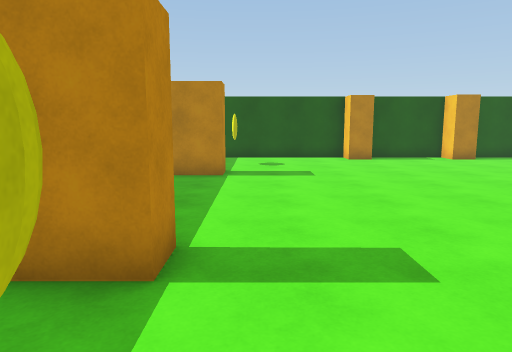
view 1 (above)

14 first-person views from a walk through a scene from a Unity 3-D project. The camera is 1.5 m above the floor, tilts 8° down and sees 70° across. The floor is counted in squares, 1 m on a side. Each view is taken from the middle of a square. On the plan, view 1 faces up. The plan holds only what a view shows up to about 16 squares ahead; the rest is blank. The player is left out.

view 2
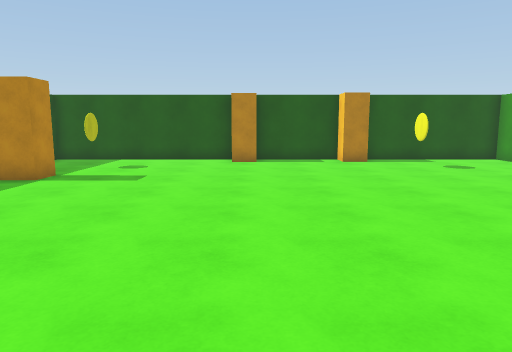

view 3
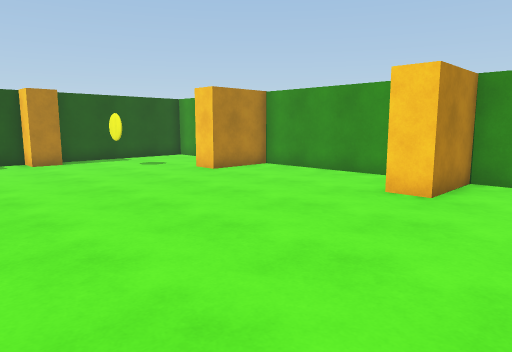

view 4
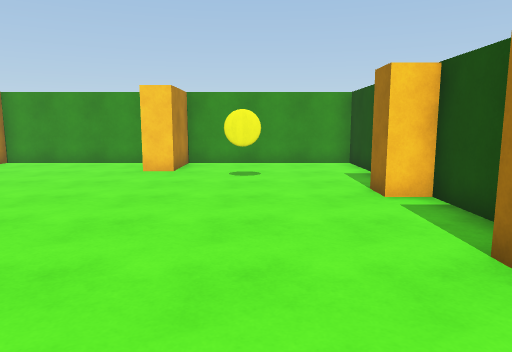

view 5
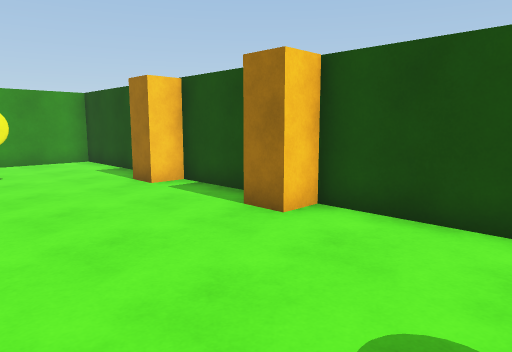

view 6
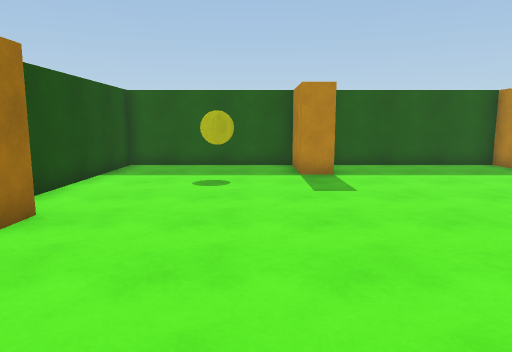

view 7
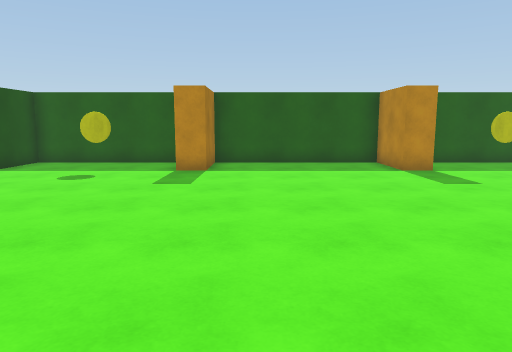

view 8
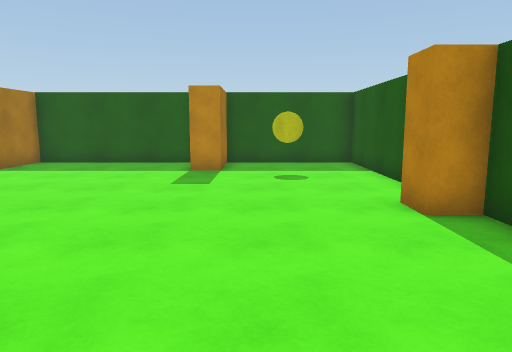

view 9
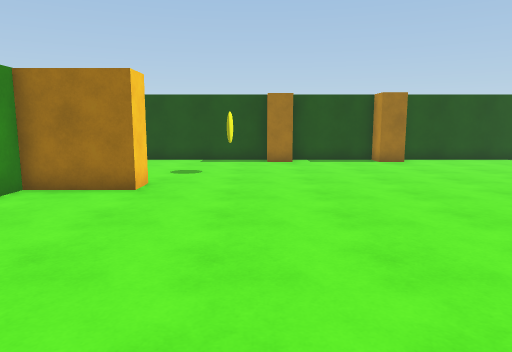

view 10
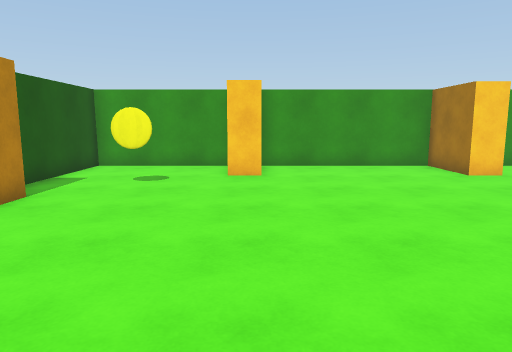

view 11
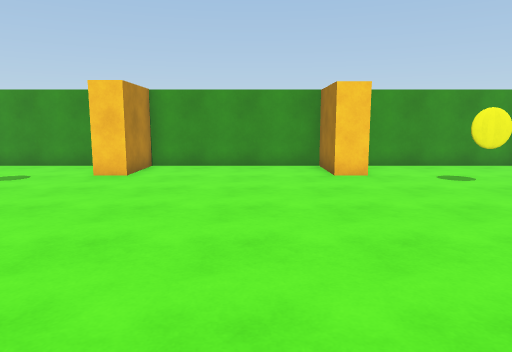

view 12
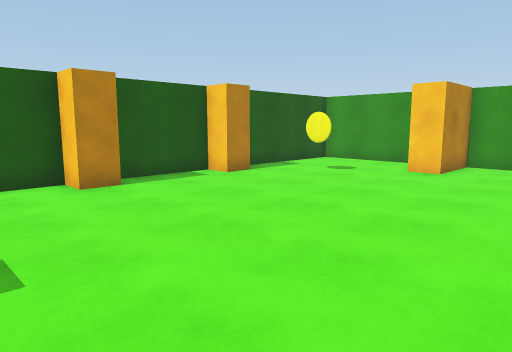

view 13
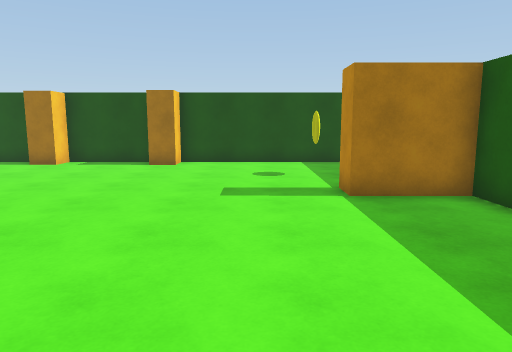

view 14
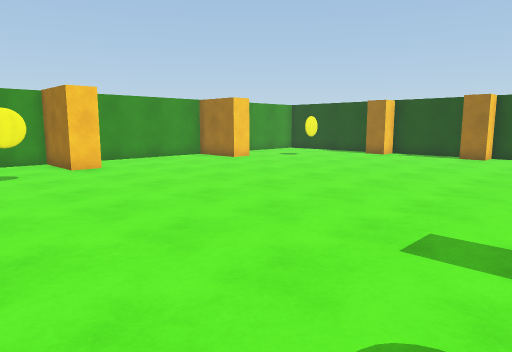

### Floor plan
Points are (right, up) in squares from view 1. A wall is a line through its corners. A room is listed if a view was taken in it or the views show most of it. See-through windows are left out.
Room 1 (views 1, 2, 3, 4, 5, 6, 7, 8, 9, 10, 11, 12, 13, 14)
walls: (12.8, 4.7) (15.4, 4.7) (15.4, 10.8) (12.8, 10.8) (12.8, 11.8) (15.4, 11.8) (15.4, 16.8) (-3.6, 16.8) (-3.6, 11.8) (-1, 11.8) (-1, 10.8) (-3.6, 10.8) (-3.6, 4.4) (-1, 4.4) (-1, 3.4) (-3.6, 3.4) (-3.6, -2.7) (15.4, -2.7) (15.4, 3.7) (12.8, 3.7) (12.8, 4.7); (10.7, 1.2) (10.7, 1.7); (10.8, 0.8) (10.7, 1.3)
objects: block (4, -2) to (5, -2); block (4, 16) to (5, 16); block (9, -2); block (9, 16)

Positions as (right, up) in squares from view 1, and headings:
1: (0, 0), facing up
2: (5, 1), facing up
3: (5, 1), facing up-right
4: (1, 1), facing right
5: (0, 3), facing down-right
6: (10, 2), facing left
7: (11, 6), facing left
8: (11, 13), facing left
9: (10, 13), facing down
10: (2, 11), facing right
11: (2, 7), facing right
12: (1, 7), facing up-right
13: (1, 12), facing down
14: (0, 16), facing down-right
